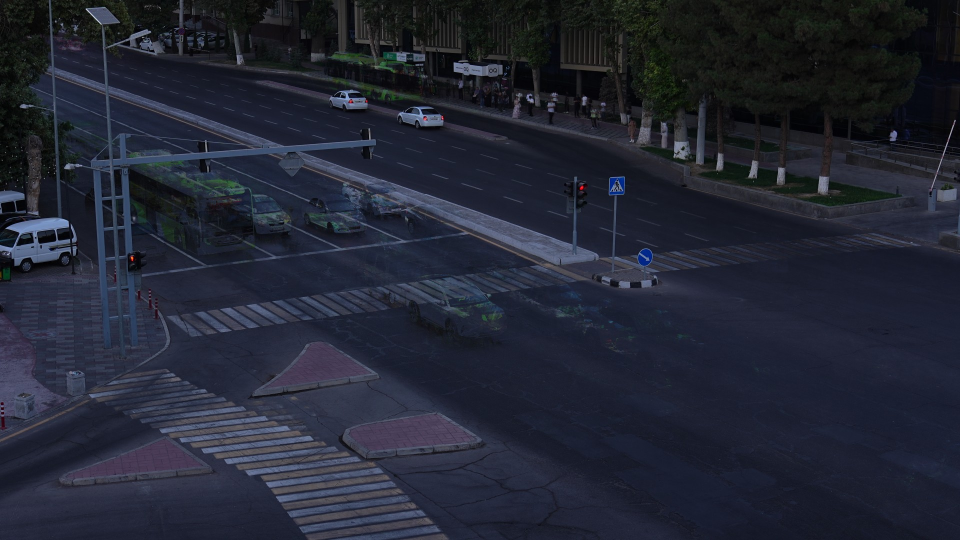
#> input picture src/scene_ref.jpg, 1920 x 1080 px, given in place of C3896_background.jpg, which was not available (shown at 1/2 size)
$ python scene_check.py
#> lines starting #> are read from the running program, lines starting #| are printed output that depends on the picture; after the words box and inside, x2 and y2 are one past the last pixel; in counts of white or black regions, pixels touching at a corner belong together; pictures that were not available may be replaced by others from this repository, and a replacement may not be noted
### tools/scene_lib.py
"""Shared helpers: background loading, paint detection, registration, warping."""
import sys
from pathlib import Path

import cv2
import numpy as np

ROOT = Path(__file__).resolve().parents[1]
sys.path.insert(0, str(ROOT))
from src.scene import register  # noqa: E402

VIDEOS = ["C3896", "C3897", "C3902", "C3905"]
REF_IMAGE = ROOT / "src" / "scene_ref.jpg"


def bg_path(video):
    return ROOT / "eda" / "frames" / f"{video}_background.jpg"


def load_bg(video):
#> called with video = 'C3896'
    return cv2.imread(str(bg_path(video)))
#> returned value is the input picture: shape (1080, 1920, 3); mean B, G, R 51.5, 38, 34.5
#> (reads src/scene.json from the repository)


def load_ref():
    return cv2.imread(str(REF_IMAGE))


# [8 lines left out: function to_ref_H, not called in this run]


def paint_mask(bgr, tophat_thr=22, sat_max=130):
    """Binary mask (255) of white/yellow road paint, robust to the dark evening frames."""
    gray = cv2.cvtColor(bgr, cv2.COLOR_BGR2GRAY)
    hsv = cv2.cvtColor(bgr, cv2.COLOR_BGR2HSV)
    k = cv2.getStructuringElement(cv2.MORPH_ELLIPSE, (31, 31))
    tophat = cv2.morphologyEx(gray, cv2.MORPH_TOPHAT, k)
    m = ((tophat > tophat_thr) & (hsv[..., 1] < sat_max)).astype(np.uint8) * 255
    m = cv2.morphologyEx(m, cv2.MORPH_CLOSE, np.ones((3, 3), np.uint8))
    return m


# [44 lines left out: functions warp_to_ref, thin_paint_mask, poly_mask, band_mask, not called in this run]

### src/scene.py
"""Scene map: load src/scene.json and map its geometry into a video's frame via homography."""
import json
from pathlib import Path

import cv2
import numpy as np

HERE = Path(__file__).resolve().parent
MIN_INLIERS = 60


def _features(gray):
    gray = cv2.createCLAHE(2.0, (8, 8)).apply(gray)
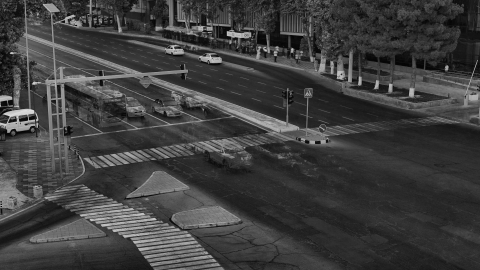
#> gray: shape (1080, 1920) (shown at 1/4 size); min 0, max 247, mean 62.4
    return cv2.SIFT_create(4000).detectAndCompute(gray, None)


def register(ref_bgr, frame_bgr):
    """Homography ref -> frame (both 1920x1080), or None if the scene does not match."""
    k1, d1 = _features(cv2.cvtColor(ref_bgr, cv2.COLOR_BGR2GRAY))
#> k1 = 4001 keypoints; strongest (x, y, size): (71, 475, 2), (285, 75, 1.9), (686, 193, 4.3), (264, 516, 3.8)
    k2, d2 = _features(cv2.cvtColor(frame_bgr, cv2.COLOR_BGR2GRAY))
#> k2 has the same summary as k1
    if d1 is None or d2 is None:
        return None, 0
    good = [a for a, b in cv2.BFMatcher().knnMatch(d1, d2, k=2) if a.distance < 0.75 * b.distance]
#> good = 4001 matches
    if len(good) < MIN_INLIERS:
        return None, len(good)
    p1 = np.float32([k1[m.queryIdx].pt for m in good])
#> p1 = 4001 pairs, first value 2.36 to 1914, second value 3.2 to 1069.6
    p2 = np.float32([k2[m.trainIdx].pt for m in good])
#> p2 has the same summary as p1
    H, inl = cv2.findHomography(p1, p2, cv2.RANSAC, 3.0)
#> H = [[1, 3.41e-15, -2.19e-12], [-1.77e-17, 1, -1.65e-12], [-9.89e-19, 4.28e-18, 1]]; inl = 4001 values from 1 to 1
    n = int(inl.sum()) if inl is not None else 0
#> n = 4001
    return (H if n >= MIN_INLIERS else None), n


def _warp(obj, H):
    if isinstance(obj, dict):
        return {k: (_warp(v, H) if k in ("polygon", "polyline", "line", "roi") or isinstance(v, dict) else v)
                for k, v in obj.items()}
    pts = np.float32(obj)
    if pts.shape == (4,):  # roi x1,y1,x2,y2
        c = cv2.perspectiveTransform(pts.reshape(2, 1, 2), H).reshape(-1)
        return [float(v) for v in c]
    return cv2.perspectiveTransform(pts.reshape(-1, 1, 2), H).reshape(-1, 2).tolist()


def load_scene(background_bgr=None):
    """Scene geometry in 1920x1080 frame coords of the given video background.

    Returns (scene, n_inliers). scene is None if the video does not show the reference junction.
    """
    scene = json.loads((HERE / "scene.json").read_text())
    if background_bgr is None:
        return scene, -1
    ref = cv2.imread(str(HERE / scene["ref_image"]))
    bg = cv2.resize(background_bgr, tuple(scene["ref_size"]), interpolation=cv2.INTER_AREA)
    H, n = register(ref, bg)
#> n = 4001
    if H is None:
        return None, n
    for key in ("carriageways", "median", "stop_lines", "crosswalks", "signals", "zones",
                "solid_lines", "dashed_lines", "curbs", "no_stopping", "lanes", "turn_paths"):
        if key in scene:
            scene[key] = _warp(scene[key], H)
#> after the loop, scene = 15 items
    scene["H"] = H.tolist()
    return scene, n

### tools/scene_check.py
"""Scene map checker: zoom crops + metric table for every element on every video.

Usage:
    python tools/scene_check.py [--videos C3896,C3897] [--elements crosswalk:A_near,...]
                                [--scene src/scene.json] [--out eda/scene_check] [--quiet]

Writes eda/scene_check/<video>_<element>.jpg  (x3 zoom, element drawn 1 px)
       eda/scene_check/<video>_sheet.jpg      (contact sheet)
       eda/scene_check/report.md              (metrics + PASS/FAIL)
"""
import argparse
import json
import sys
from pathlib import Path

import cv2
import numpy as np

ROOT = Path(__file__).resolve().parents[1]
sys.path.insert(0, str(ROOT))
from src.scene import load_scene  # noqa: E402
from tools.scene_lib import VIDEOS, load_bg, paint_mask  # noqa: E402

ZOOM = 3.0
CROP_MARGIN = 60          # px around the element bbox in the original frame
CROSSWALK_BAND = 40       # px band around the polygon for the paint test
LINE_BAND = 25            # px half-width for line paint search
EDGE_SEARCH = 14          # px half-width for the curb edge search


# ----------------------------------------------------------------------------- helpers
def element_kind(key, name):
    if key == "crosswalks":
        return "polygon"
    if key == "signals":
        return "roi"
    if key in ("zones", "no_stopping", "carriageways", "lanes"):
        return "polygon"
    if key in ("stop_lines", "solid_lines", "dashed_lines", "curbs", "turn_paths"):
        return "polyline"
    if key == "median":
        return "polyline"
    return None


def element_points(item, kind):
    if kind == "polygon":
        return np.float32(item["polygon"])
    if kind == "polyline":
        return np.float32(item.get("line", item.get("polyline")))
    if kind == "roi":
        x1, y1, x2, y2 = item["roi"]
        return np.float32([[x1, y1], [x2, y1], [x2, y2], [x1, y2]])
    raise ValueError(kind)


def iter_elements(scene):
    """Yield (group, name, item, kind) for every element that carries geometry."""
    for key in ("crosswalks", "stop_lines", "solid_lines", "dashed_lines", "median",
                "curbs", "carriageways", "lanes", "zones", "signals", "no_stopping", "turn_paths"):
        group = scene.get(key)
        if not group:
            continue
        if key == "median":
            yield key, "median", group, "polyline"
            continue
        for name, item in group.items():
            kind = element_kind(key, name)
            if kind is None:
                continue
            if kind == "polyline" and not ({"line", "polyline"} & set(item)):
                continue
            yield key, name, item, kind


def mask_from_poly(shape, poly):
    m = np.zeros(shape[:2], np.uint8)
    cv2.fillPoly(m, [np.int32(np.round(poly))], 255)
    return m


def band_from_poly(shape, poly, width):
    m = np.zeros(shape[:2], np.uint8)
    cv2.fillPoly(m, [np.int32(np.round(poly))], 255)
    k = cv2.getStructuringElement(cv2.MORPH_ELLIPSE, (2 * width + 1,) * 2)
    return cv2.dilate(m, k)


def polyline_samples(pts, step=2.0):
    """Densely sample points along a polyline (Nx2) with arc-length step."""
    pts = np.asarray(pts, np.float64)
    seg = np.linalg.norm(np.diff(pts, axis=0), axis=1)
    total = seg.sum()
    if total <= 0:
        return pts[:1], np.zeros(1), np.zeros((1, 2))
    n = max(int(total / step) + 1, 2)
    t = np.linspace(0, total, n)
    cum = np.concatenate([[0], np.cumsum(seg)])
    out = np.zeros((n, 2))
    tang = np.zeros((n, 2))
    for i, ti in enumerate(t):
        j = np.searchsorted(cum, ti, side="right") - 1
        j = min(max(j, 0), len(seg) - 1)
        f = (ti - cum[j]) / max(seg[j], 1e-9)
        out[i] = pts[j] + f * (pts[j + 1] - pts[j])
        d = pts[j + 1] - pts[j]
        tang[i] = d / max(np.linalg.norm(d), 1e-9)
    return out, t, tang


def stripe_paint(paint, band, min_area=30, min_elong=1.8):
    """Keep only elongated (stripe-like) components of the paint mask inside the band."""
    m = cv2.bitwise_and(paint, band)
    n, lab, stats, _ = cv2.connectedComponentsWithStats(m, 8)
    out = np.zeros_like(m)
    for i in range(1, n):
        if stats[i, cv2.CC_STAT_AREA] < min_area:
            continue
        ys, xs = np.where(lab == i)
        pts = np.float32(np.c_[xs, ys])
        (_, _), (w, h), _ = cv2.minAreaRect(pts)
        if max(w, h) / max(min(w, h), 1e-6) >= min_elong:
            out[lab == i] = 255
    return out


def dist_to_mask(mask, pts):
    """Distance from each point to the nearest set pixel of mask."""
    inv = (mask == 0).astype(np.uint8)
    d = cv2.distanceTransform(inv, cv2.DIST_L2, 5)
    h, w = mask.shape[:2]
    out = np.full(len(pts), np.nan)
    for i, (x, y) in enumerate(pts):
        xi, yi = int(round(x)), int(round(y))
        if 0 <= xi < w and 0 <= yi < h:
            out[i] = d[yi, xi]
    return out


def boundary_samples(poly, step=3.0):
    closed = np.vstack([poly, poly[:1]])
    pts, _, _ = polyline_samples(closed, step)
    return pts


# ----------------------------------------------------------------------------- metrics
def metric_crosswalk(scene, paint, name, item, kind):
    poly = element_points(item, kind)
    h, w = paint.shape[:2]
    inside = mask_from_poly((h, w), poly)
    band = band_from_poly((h, w), poly, CROSSWALK_BAND)
    band = cv2.bitwise_and(band, cv2.bitwise_not(cv2.erode(inside, np.ones((3, 3), np.uint8))))
    sp = stripe_paint(paint, band)
    total = int((sp > 0).sum())
    if total == 0:
        return dict(status="PASS", note="no stripe paint found near polygon", n_paint=0), sp, poly
    covered = int(((sp > 0) & (inside > 0)).sum())
    pct = 100.0 * covered / total
    # how tight is the polygon: distance from boundary samples to the nearest stripe pixel
    d = dist_to_mask(sp, boundary_samples(poly, 2.0))
    d = d[~np.isnan(d)]
    mean_edge = float(d.mean()) if len(d) else 0.0
    # also: distance from stripe pixels to the polygon (how far outside do stripes stick?)
    out_px = (sp > 0) & (inside == 0)
    d_out = dist_to_mask(inside, np.argwhere(out_px)[:, ::-1].astype(np.float64)) if out_px.any() else np.array([0.0])
    ok = pct >= 98.0 and mean_edge <= 3.0
    res = dict(status="PASS" if ok else "FAIL", pct_inside=pct, mean_edge_to_paint=mean_edge,
               n_paint=total, n_outside=int(out_px.sum()),
               max_outside=float(np.nanmax(d_out)) if len(d_out) else 0.0)
    return res, sp, poly


def metric_line(scene, gray, paint, name, item, kind):
    pts = element_points(item, kind)
    h, w = paint.shape[:2]
    band = band_from_poly((h, w), pts, LINE_BAND) if len(pts) > 2 else None
    if band is None:
        band = np.zeros((h, w), np.uint8)
        cv2.polylines(band, [np.int32(pts)], False, 255, 2 * LINE_BAND)
    samples, t, tang = polyline_samples(pts, 2.0)
    nrm = np.c_[-tang[:, 1], tang[:, 0]]
    ys, xs = np.where(cv2.bitwise_and(paint, band) > 0)
    if len(xs) == 0:
        return dict(status="FAIL", note="no paint along line"), None, pts
    P = np.c_[xs, ys].astype(np.float64)
    # for each sample: perpendicular offset of nearby paint (window +-8 px along, +-LINE_BAND across)
    dists = []
    for i, (p, nvec) in enumerate(zip(samples, nrm)):
        rel = P - p
        along = rel @ tang[i]
        across = rel @ nvec
        m = (np.abs(along) <= 8.0) & (np.abs(across) <= LINE_BAND)
        if m.sum() >= 3:
            dists.append(float(np.median(across[m])))
    if not dists:
        return dict(status="FAIL", note="no paint samples along line"), None, pts
    dists = np.array(dists)
    mean_d = float(np.abs(dists).mean())
    max_d = float(np.abs(dists).max())
    # coverage: how much of the painted extent the polyline spans
    proj = (P - samples[0]) @ tang[0]
    proj -= proj.min()
    L = float(t[-1])
    span_lo, span_hi = float(proj.min()), float(proj.max())
    cover = 100.0 * (min(span_hi, L) - max(span_lo, 0.0)) / max(span_hi - span_lo, 1e-6)
    cover = max(0.0, min(100.0, cover))
    ok = mean_d <= 2.0 and max_d <= 4.0 and cover >= 95.0
    return dict(status="PASS" if ok else "FAIL", mean_dist=mean_d, max_dist=max_d,
                coverage=cover, n_paint=int(len(P))), None, pts


def metric_curb(scene, gray, name, item, kind):
    pts = element_points(item, kind)
    samples, _, tang = polyline_samples(pts, 2.0)
    nrm = np.c_[-tang[:, 1], tang[:, 0]]
    h, w = gray.shape[:2]
    g = cv2.GaussianBlur(gray.astype(np.float32), (0, 0), 1.5)
    dists = []
    for p, nvec in zip(samples, nrm):
        best, bestd = 0.0, None
        for d in np.arange(-EDGE_SEARCH, EDGE_SEARCH + 0.5, 0.5):
            q = p + d * nvec
            xi, yi = int(round(q[0])), int(round(q[1]))
            if not (1 <= xi < w - 1 and 1 <= yi < h - 1):
                continue
            gx = g[yi, xi + 1] - g[yi, xi - 1]
            gy = g[yi + 1, xi] - g[yi - 1, xi]
            mag = abs(gx * nvec[0] + gy * nvec[1])
            if mag > best:
                best, bestd = mag, d
        if bestd is not None and best > 6.0:
            dists.append(bestd)
    if not dists:
        return dict(status="FAIL", note="no edge found"), None
    dists = np.array(dists)
    mean_d = float(np.abs(dists).mean())
    ok = mean_d <= 3.0
    return dict(status="PASS" if ok else "FAIL", mean_dist=mean_edge if False else mean_d,
                n_samples=int(len(dists)), signed_mean=float(dists.mean())), None


# ----------------------------------------------------------------------------- drawing
def draw_element(canvas, item, kind, offset, zoom, color=(0, 255, 0)):
    def T(p):
        return (int(round((p[0] - offset[0]) * zoom)), int(round((p[1] - offset[1]) * zoom)))
    if kind == "roi":
        pts = element_points(item, kind)
        cv2.rectangle(canvas, T(pts[0]), T(pts[2]), color, 1)
        return
    pts = element_points(item, kind)
    closed = kind == "polygon"
    xy = np.array([T(p) for p in pts], np.int32).reshape(-1, 1, 2)
    cv2.polylines(canvas, [xy], closed, color, 1, cv2.LINE_AA)
    if kind == "polyline":
        for p in pts:
            cv2.circle(canvas, T(p), 2, (0, 200, 255), 1)


def element_bbox(item, kind, shape):
    pts = element_points(item, kind)
    h, w = shape[:2]
    x1 = int(max(0, np.floor(pts[:, 0].min() - CROP_MARGIN)))
    y1 = int(max(0, np.floor(pts[:, 1].min() - CROP_MARGIN)))
    x2 = int(min(w, np.ceil(pts[:, 0].max() + CROP_MARGIN)))
    y2 = int(min(h, np.ceil(pts[:, 1].max() + CROP_MARGIN)))
    return x1, y1, x2, y2


# ----------------------------------------------------------------------------- main
def main():
    ap = argparse.ArgumentParser()
    ap.add_argument("--videos", default=",".join(VIDEOS))
    ap.add_argument("--elements", default="")
    ap.add_argument("--scene", default=str(ROOT / "src" / "scene.json"))
    ap.add_argument("--out", default=str(ROOT / "eda" / "scene_check"))
    ap.add_argument("--quiet", action="store_true")
    args = ap.parse_args()

    scene_file = Path(args.scene)
    out_dir = Path(args.out)
    out_dir.mkdir(parents=True, exist_ok=True)
    videos = [v.strip() for v in args.videos.split(",") if v.strip()]
    want = set()
    if args.elements:
        for e in args.elements.split(","):
            grp, _, nm = e.strip().partition(":")
            want.add((grp, nm))

    rows = []
    for video in videos:
        bg = load_bg(video)
        scene, n_inl = load_scene(bg)
#> scene = 16 items; n_inl = 4001
        if scene is None:
            print(f"{video}: REGISTRATION FAILED ({n_inl} inliers)")
            continue
        gray = cv2.cvtColor(bg, cv2.COLOR_BGR2GRAY)
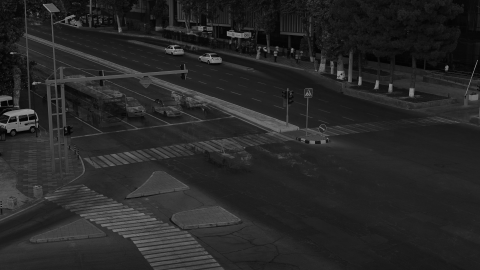
#> gray: shape (1080, 1920) (shown at 1/4 size); min 0, max 235, mean 38.5
        paint = paint_mask(bg)
#> in paint_mask, `tophat = cv2.morphologyEx(gray, cv2.MORPH_TOPHAT, k)`:
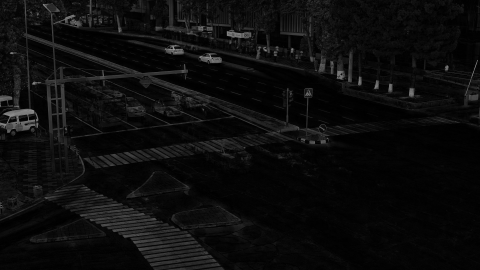
#> tophat: shape (1080, 1920) (shown at 1/4 size); min 0, max 227, mean 12.4
#> in paint_mask, `m = ((tophat > tophat_thr) & (hsv[..., 1] < sat_max)).astype(np.uint8)..`:
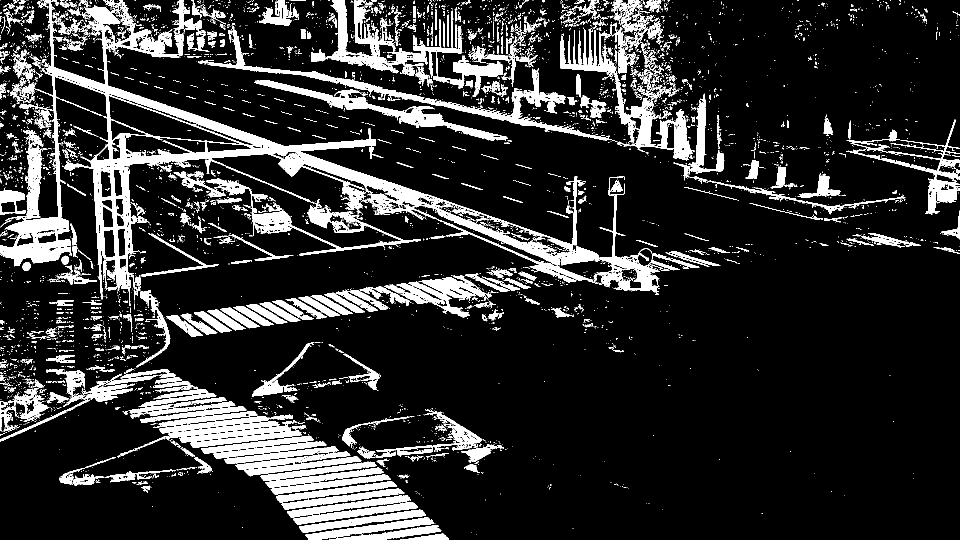
#> m: shape (1080, 1920) (shown at 1/2 size); 15.4% white; 5529 white regions (4867 under 20 px), largest, box (x1, y1, x2, y2) and area: (0, 0, 1360, 612) 81571, (622, 0, 1006, 194) 12508, (396, 52, 1259, 294) 11262
#> in paint_mask, `m = cv2.morphologyEx(m, cv2.MORPH_CLOSE, np.ones((3, 3), np.uint8))`:
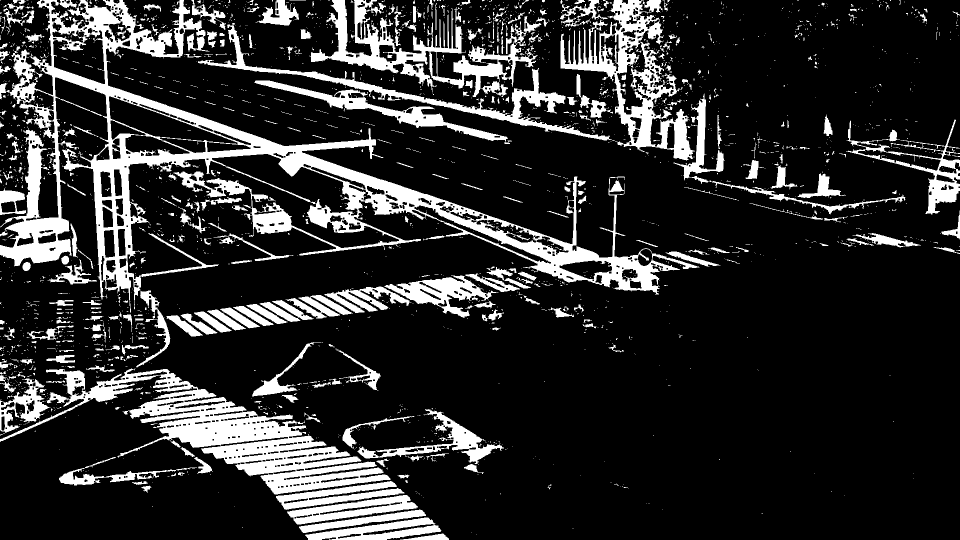
#> m: shape (1080, 1920) (shown at 1/2 size); 17.5% white; 2310 white regions (1915 under 20 px), largest, box (x1, y1, x2, y2) and area: (0, 0, 1399, 626) 116967, (0, 737, 782, 989) 48854, (396, 0, 1390, 321) 36983
        tiles = []
        for group, name, item, kind in iter_elements(scene):
            if want and (group, name) not in want:
                continue
            tag = f"{group}_{name}"
            if group == "crosswalks":
                res, extra, pts = metric_crosswalk(scene, paint, name, item, kind)
            elif group in ("stop_lines", "solid_lines", "dashed_lines"):
                res, extra, pts = metric_line(scene, gray, paint, name, item, kind)
            elif group == "curbs" or group == "median":
                res, extra = metric_curb(scene, gray, name, item, kind)
                pts = element_points(item, kind)
            else:
                res, extra, pts = dict(status="INFO", note="visual only"), None, element_points(item, kind)
            res["video"], res["element"], res["group"], res["name"] = video, tag, group, name
            rows.append(res)

            x1, y1, x2, y2 = element_bbox(item, kind, bg.shape)
            crop = bg[y1:y2, x1:x2].copy()
            crop = cv2.convertScaleAbs(crop, alpha=1.35, beta=10)
            big = cv2.resize(crop, None, fx=ZOOM, fy=ZOOM, interpolation=cv2.INTER_LANCZOS4)
            draw_element(big, item, kind, (x1, y1), ZOOM)
            if extra is not None:
                vis = np.zeros_like(big)
                sub = extra[y1:y2, x1:x2]
                sub = cv2.resize(sub, None, fx=ZOOM, fy=ZOOM, interpolation=cv2.INTER_NEAREST)
                vis[sub > 0] = (0, 0, 255)
                big = cv2.addWeighted(big, 0.75, vis, 0.55, 0)
            cv2.putText(big, f"{video} {tag} {res['status']}", (6, 20), 0, 0.55, (255, 255, 255), 2)
            cv2.putText(big, f"{video} {tag} {res['status']}", (6, 20), 0, 0.55, (0, 0, 0), 1)
            p = out_dir / f"{video}_{tag}.jpg"
            cv2.imwrite(str(p), big, [cv2.IMWRITE_JPEG_QUALITY, 92])
            tiles.append((f"{tag} {res['status']}", big))
#> this loop made 34 passes
#> (group, name, kind, tag) on passes 5 to 6: ('solid_lines', 'near_curb_lane_end', 'polyline', 'solid_lines_near_curb_lane_end'), ('solid_lines', 'near_median_edge', 'polyline', 'solid_lines_near_median_edge')
#> (the rest of the program and of its run is left out)
